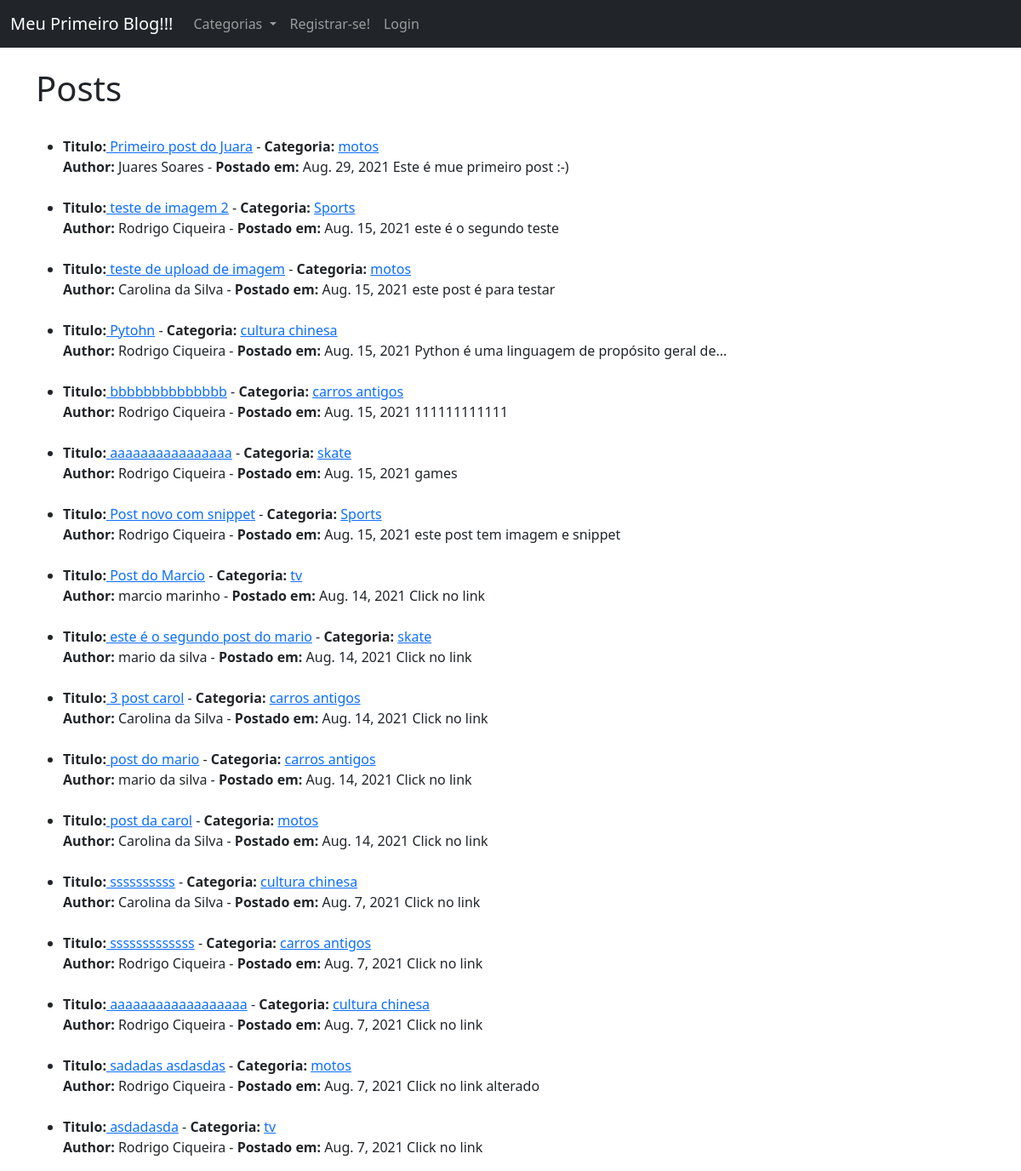
The page / on the database its author committed.
### MeuBlog/models.py (models this page shows, shortened)
class Post(models.Model):
    title = models.CharField(max_length=255)
    header_image = models.ImageField(null=True, blank=True, upload_to="images/")
    title_tag = models.CharField(max_length=255, default=" ")
    author = models.ForeignKey(User, on_delete=models.CASCADE)
    body = RichTextField(blank=True, null=True)
    post_date = models.DateField(auto_now_add=True)
    category = models.CharField(max_length=255, default='coding')
    snippet = models.CharField(max_length=255)
    likes = ManyToManyField(User, related_name='blog_posts')

### MeuBlog/views.py (the view)
# urls.py: path('',  HomeView.as_view(), name="home"),
class HomeView(ListView):
    model = Post
    template_name = 'home.html'
    ordering = ['-id']
    def get_context_data(self, *args, **kwargs):
        cat_menu = Category.objects.all()
        context = super(HomeView, self).get_context_data(*args, **kwargs)
        context["cat_menu"] = cat_menu
        return context

### MeuBlog/models.py (called while the page is built)
    def __str__(self):
        return self.name

### MeuBlog/templates/home.html (shortened to what this page needs)
{% extends 'base.html' %}
{% block content %}
<h1>Posts</h1>
<ul>
{% for post in object_list %}
    <br>
    <li><strong>Titulo:</strong><a href="{% url 'article-detail' post.pk %}">
        {{ post.title }}</a> -
        <strong>Categoria:</strong> <a href="{% url 'category' post.category|slugify %}">{{ post.category }}</a>
        <br> <strong>Author:</strong> {{ post.author.first_name }} {{ post.author.last_name }} -
        <strong>Postado em:</strong> {{ post.post_date }}
    {{ post.snippet }}
    </li>
{% endfor%}
</ul>
{% endblock %}

### rows shown on the page
Post: title "Primeiro post do Juara", category "motos", author.first_name "Juares", author.last_name "Soares", post_date "Aug. 29, 2021", snippet "Este é mue primeiro post :-)"
Post: title "teste de imagem 2", category "Sports", author.first_name "Rodrigo", author.last_name "Ciqueira", post_date "Aug. 15, 2021", snippet "este é o segundo teste"
Post: title "teste de upload de imagem", category "motos", author.first_name "Carolina", author.last_name "da Silva", post_date "Aug. 15, 2021", snippet "este post é para testar"
Post: title "Pytohn", category "cultura chinesa", author.first_name "Rodrigo", author.last_name "Ciqueira", post_date "Aug. 15, 2021", snippet "Python é uma linguagem de propósito geral de..."
Post: title "bbbbbbbbbbbbbb", category "carros antigos", author.first_name "Rodrigo", author.last_name "Ciqueira", post_date "Aug. 15, 2021", snippet "111111111111"
Post: title "aaaaaaaaaaaaaaaa", category "skate", author.first_name "Rodrigo", author.last_name "Ciqueira", post_date "Aug. 15, 2021", snippet "games"
Post: title "Post novo com snippet", category "Sports", author.first_name "Rodrigo", author.last_name "Ciqueira", post_date "Aug. 15, 2021", snippet "este post tem imagem e snippet"
Post: title "Post do Marcio", category "tv", author.first_name "marcio", author.last_name "marinho", post_date "Aug. 14, 2021", snippet "Click no link"
Post: title "este é o segundo post do mario", category "skate", author.first_name "mario", author.last_name "da silva", post_date "Aug. 14, 2021", snippet "Click no link"
Post: title "3 post carol", category "carros antigos", author.first_name "Carolina", author.last_name "da Silva", post_date "Aug. 14, 2021", snippet "Click no link"
Post: title "post do mario", category "carros antigos", author.first_name "mario", author.last_name "da silva", post_date "Aug. 14, 2021", snippet "Click no link"
Post: title "post da carol", category "motos", author.first_name "Carolina", author.last_name "da Silva", post_date "Aug. 14, 2021", snippet "Click no link"
Post: title "ssssssssss", category "cultura chinesa", author.first_name "Carolina", author.last_name "da Silva", post_date "Aug. 7, 2021", snippet "Click no link"
Post: title "sssssssssssss", category "carros antigos", author.first_name "Rodrigo", author.last_name "Ciqueira", post_date "Aug. 7, 2021", snippet "Click no link"
Post: title "aaaaaaaaaaaaaaaaaa", category "cultura chinesa", author.first_name "Rodrigo", author.last_name "Ciqueira", post_date "Aug. 7, 2021", snippet "Click no link"
Post: title "sadadas asdasdas", category "motos", author.first_name "Rodrigo", author.last_name "Ciqueira", post_date "Aug. 7, 2021", snippet "Click no link alterado"
Post: title "asdadasda", category "tv", author.first_name "Rodrigo", author.last_name "Ciqueira", post_date "Aug. 7, 2021", snippet "Click no link"
